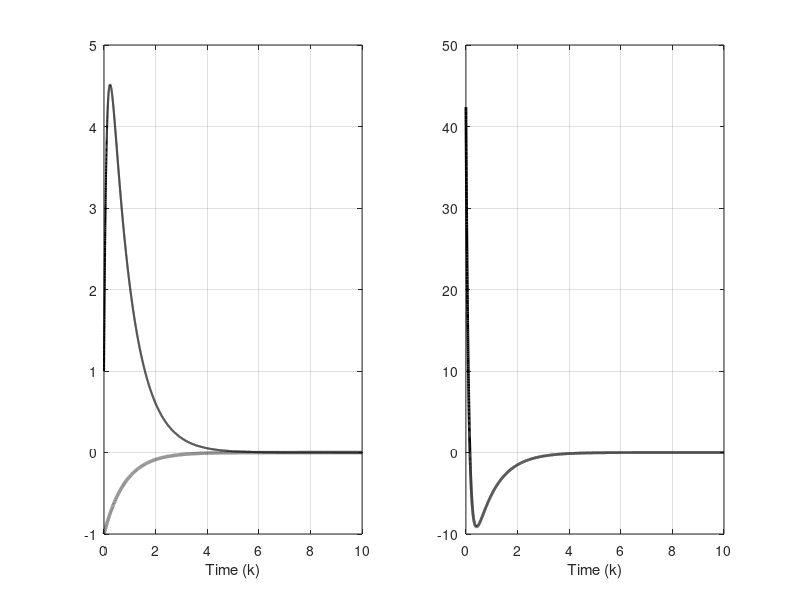

Source code (MATLAB):
%function stateRes
 
% System matrices and initial condition
A = [1, -2; 1, 4];
B = [1; 0.1];

x0 = [1 ; -1];
 

%LQR control gain
%(1) Q=[1,0;0,1], R=10
K = [-10.0239  -52.4001];

%(2) Q=[100,0;0,100], R=10
%K = [-15.2377 -108.4757];

% Responds....
kMax = 10000;
dt = 0.001; 
Id = eye(2);

x(:,1) = x0;
for k=1:kMax   
    u(:, k) = K*x(:, k);    
    x(:, k+1) = (Id + dt*A)*x(:, k)  + B*dt*u(:,k);
end  

%
figure

subplot(1,2,1)
title('(a)')
plot( [0:kMax]*dt, x(1,:), 'k', 'linewidth', 1.5);
hold on
plot( [0:kMax]*dt, x(2,:), 'k:', 'linewidth', 2.5);
xlabel('Time (k)')
grid on

subplot(1,2,2)
title('(b)')
plot([0:kMax-1]*dt, u, 'k', 'linewidth', 2);
xlabel('Time (k)')
grid on

 
 